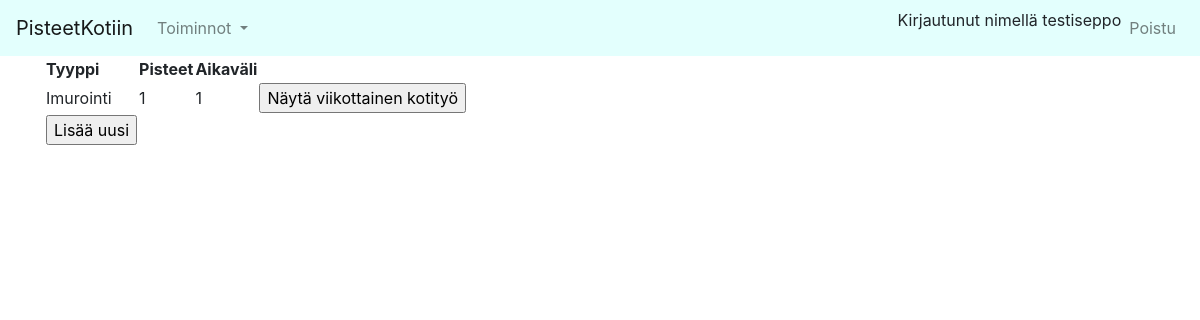
Screenshot of /weeklychores/ (signed in) with the database file from the repository.
### application/auth/models.py (models this page shows, shortened)
class User(Base):
    __tablename__ = "account"
    name = db.Column(db.String(144), nullable=False)
    username = db.Column(db.String(144), nullable=False)
    password = db.Column(db.String(144), nullable=False)
    points= db.Column(db.Integer, nullable=False)
    household= db.Column(db.Integer, db.ForeignKey('household.id'),nullable=False)
    nameIndex= db.Index("name_index", name)

### application/weeklychore/models.py (models this page shows, shortened)
class WeeklyChore(Base):
    choretype = db.Column(db.Integer, db.ForeignKey('choretype.id'), nullable=False)
    householdid= db.Column(db.Integer, db.ForeignKey('household.id'), nullable=False)
    interval= db.Column(db.Integer, nullable=False)
    points= db.Column(db.Integer, nullable=False)
    last_made=db.Column(db.DateTime, nullable=False)
    @staticmethod
    def list_weeklychores():
        stmt = text("SELECT weekly_chore.id, weekly_chore.points, weekly_chore.interval, choretype.name "
                    "FROM weekly_chore INNER JOIN choretype ON weekly_chore.choretype=choretype.id "
                    " WHERE weekly_chore.householdid= " + str(current_user.household) +";")
        res = db.engine.execute(stmt)
        response = []
        for row in res:
            response.append({"id":row[0], "points":row[1], "interval": row[2], "choretype": row[3]})
        return response

### application/choretype/models.py (models this page shows, shortened)
class Choretype(Base):
    name= db.Column(db.String(144), nullable=False)

### application/weeklychore/views.py (the view)
@app.route("/weeklychores/", methods=["GET"])
@login_required
def weekly_index():
    return render_template("/weeklychores/list.html", weeklychores = WeeklyChore.list_weeklychores())

### application/__init__.py (called while the page is built)
@login_manager.user_loader
def load_user(user_id):
    return User.query.get(user_id)

### application/templates/weeklychores/list.html
{% extends "layout.html" %}
{% block body %}
  <table>
    <tr>
      <th>Tyyppi</th>
      <th>Pisteet</th>
      <th>Aikaväli</th>
    </tr>
    {% for weekly in weeklychores %}
    <tr>
      <td>{{ weekly.choretype }}</td>
      <td>{{ weekly.points }}</td>
      <td>{{ weekly.interval }}</td>
      <td>
         <form method="GET" action="{{ url_for('show_weekly', weekly_id=weekly.id) }}">
           <input type="submit" value="Näytä viikottainen kotityö"/>
         </form>
      </td>
    </tr>
    {% endfor %}
    <tr>
    <td>
      <form method="GET" action="{{ url_for('weekly_form') }}">
        <input type="submit" value= "Lisää uusi">
      </form>
    </td>
  </tr>
  </table>
{% endblock %}

### application/templates/layout.html (shortened to what this page needs)
  <!DOCTYPE html>
  <html>
    <head>
      <link rel="stylesheet" href="https://maxcdn.bootstrapcdn.com/bootstrap/4.0.0/css/bootstrap.min.css">
    </head>
    <body>
            <nav class="navbar navbar-expand-lg navbar-light bg-orange" style="background-color: #e3fffd;">
                    <a class="navbar-brand" href="/">PisteetKotiin</a>
                    <div class="collapse navbar-collapse" id="navbarCollapse">
                        <ul class="navbar-nav mr-auto">
                            <li class="nav-item dropdown" aria-labelledby="navbarDropdown">
                                <a class="nav-link dropdown-toggle" href="#" id="navbarDropdown" role="button" data-toggle="dropdown" aria-haspopup="true" aria-expanded="false">
                                    Toiminnot
                                </a>
                            </li>
                        </ul>
                  <div class="form-inline mt-2 mt-md-0">
                    <ul class="navbar-nav">
                        {% if current_user.is_authenticated %}
                        <li class="nav-item">Kirjautunut nimellä {{ current_user.name }} </li>
                        <li class="nav-item">
                            <a class="nav-link" href="{{ url_for('auth_logout') }}"> Poistu</a></li>
                        {% endif %}
                    </ul>
                </div>
                </div>
          </nav>
      <main role="main" class="container">
        {% block body %}{% endblock %}
      </main>
    </body>
  </html>

### rows the page displays
User: name "testiseppo"
WeeklyChore: choretype "Imurointi", points "1", interval "1"
